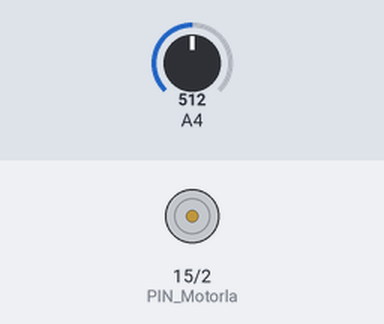
Bench run of a sketch on a simulated Arduino Mega 2560, built with avr-gcc and run on an emulated ATmega2560. Shown: motor-driver pin pairs drawn as motors (green arrow = first pin HIGH = forward, orange = second pin HIGH = backward, longer = more drive). The test bench sets the inputs (shaded band); at power-on: A4 = 512.

Above: at 1.2 s.
1.3 s: A4 set to 592
2.8 s: A4 set to 607
At 3.1 s:
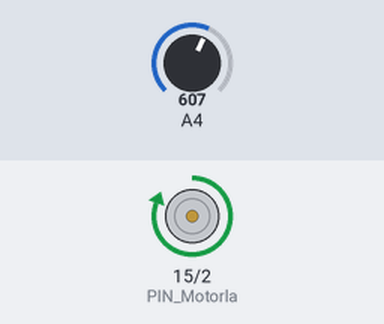
Timing chart, 0 to 5.8 s (numbered marks = the images above; inputs shaded):
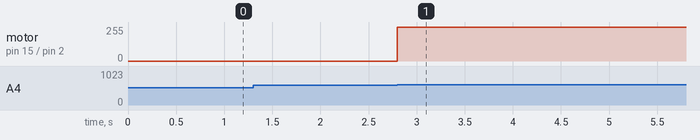

The sketch:

Project_26.2_Sound_Control_Fan.ino
```cpp
//**********************************************************************************
/*
 * Filename    : Sound Control Fan
 * Description : Controlling the fan by Sound sensor.
 * Auther      : http//www.keyestudio.com
*/
#define PIN_ADC0   36  //the pin of the Sound sensor
#define PIN_Motorla    15  // the Motor_IN+ pin of the motor
#define PIN_Motorlb    2 // the Motor_IN- pin of the motor

void setup() {
  pinMode(PIN_Motorla, OUTPUT);//set Motorla to OUTPUT
  pinMode(PIN_Motorlb, OUTPUT);//set Motorlb to OUTPUT
  pinMode(PIN_ADC0, INPUT);//set PIN_ADC2 to INPUT
}

void loop() {
  int adcVal = analogRead(PIN_ADC0); //read the ADC value of Sound sensor
  if (adcVal > 600) {
    digitalWrite(PIN_Motorla,HIGH); //rotate
    digitalWrite(PIN_Motorlb,LOW);
    delay(5000); //delay 5S
  }
  else
  {
    digitalWrite(PIN_Motorla,LOW); //stop rotating
    digitalWrite(PIN_Motorlb,LOW);
  }
}
//**********************************************************************************
```

Measured:
- the behaviour switches between 600 and 601 on A4 (found by bisection; images 0 and 1)
- after the input at 1.3 s, every drawn part: stays the same
- after the input at 2.8 s, motor on pin 15 (PIN_Motorla) / pin 2 (PIN_Motorlb): stopped → forward 255/255 at once
